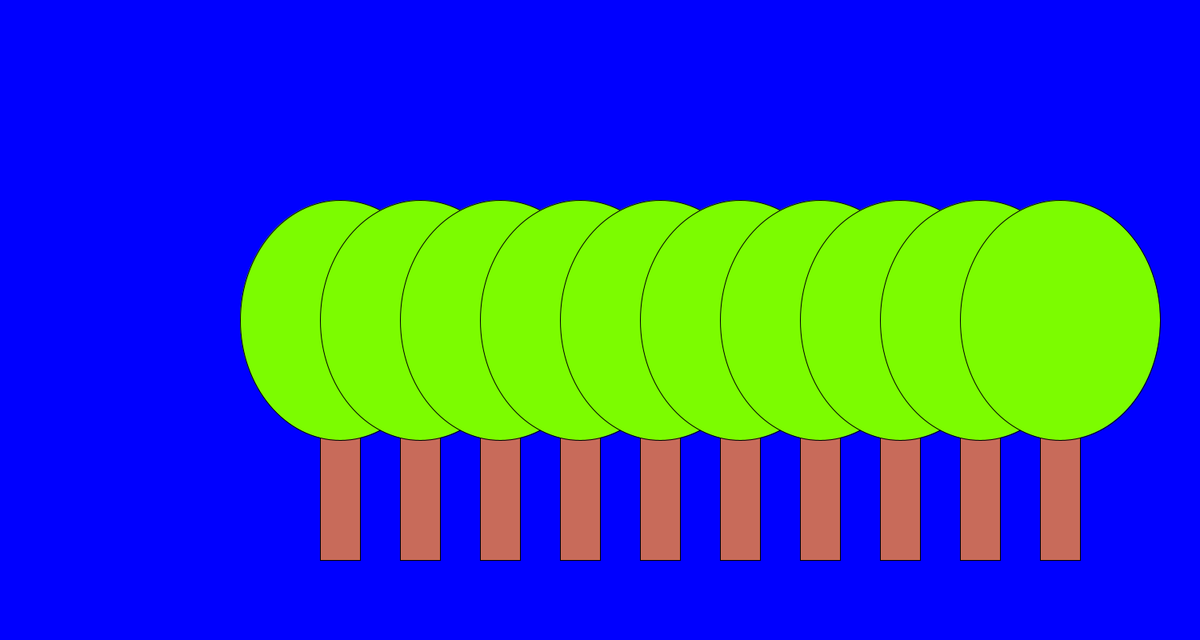
Frame 1 (no input)
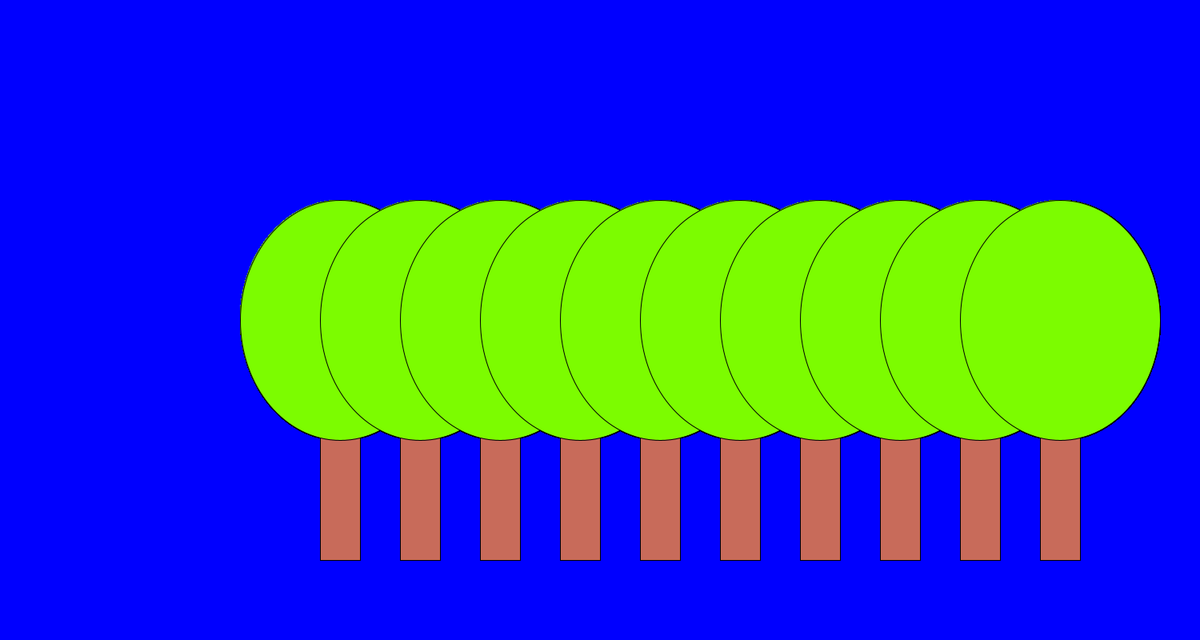
Frame 60 (the mouse pressed at the canvas centre just before this capture)
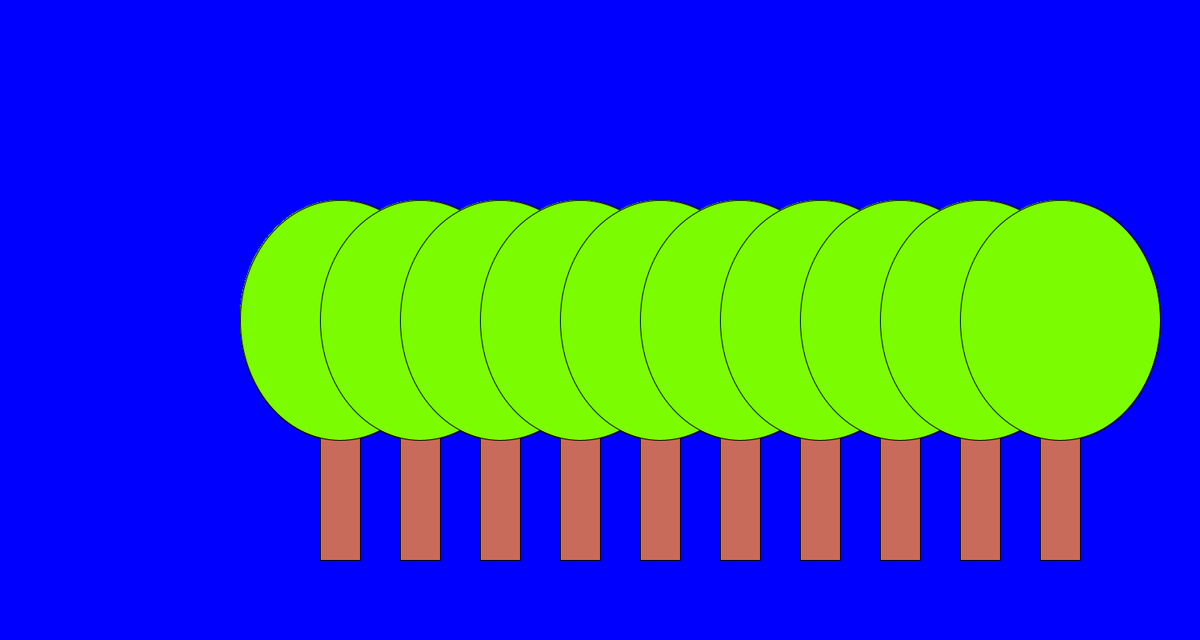
Frame 120 (the mouse held since frame 60 and released just before this capture)

The Processing sketch that drew these frames (run headless with seeded random() and noise(); from frame 60 on, the mouse is pressed at the canvas centre):

// Processing sketch: H09_opdr_10_verdieping
// ── H09_opdr_10_verdieping.pde
void setup (){
  size(1500,800);
  background(0,0,255);
}

void  boom (int a, int b,int c){
for(int i=0; i<10; i++){
  fill(200,107,90); 
  rect (400+(i*100),300,50,400);


 fill (124,252,0);
  ellipse(425+(i*100),400,250,300);}
}

void draw(){


boom( 200,200,200);
}
